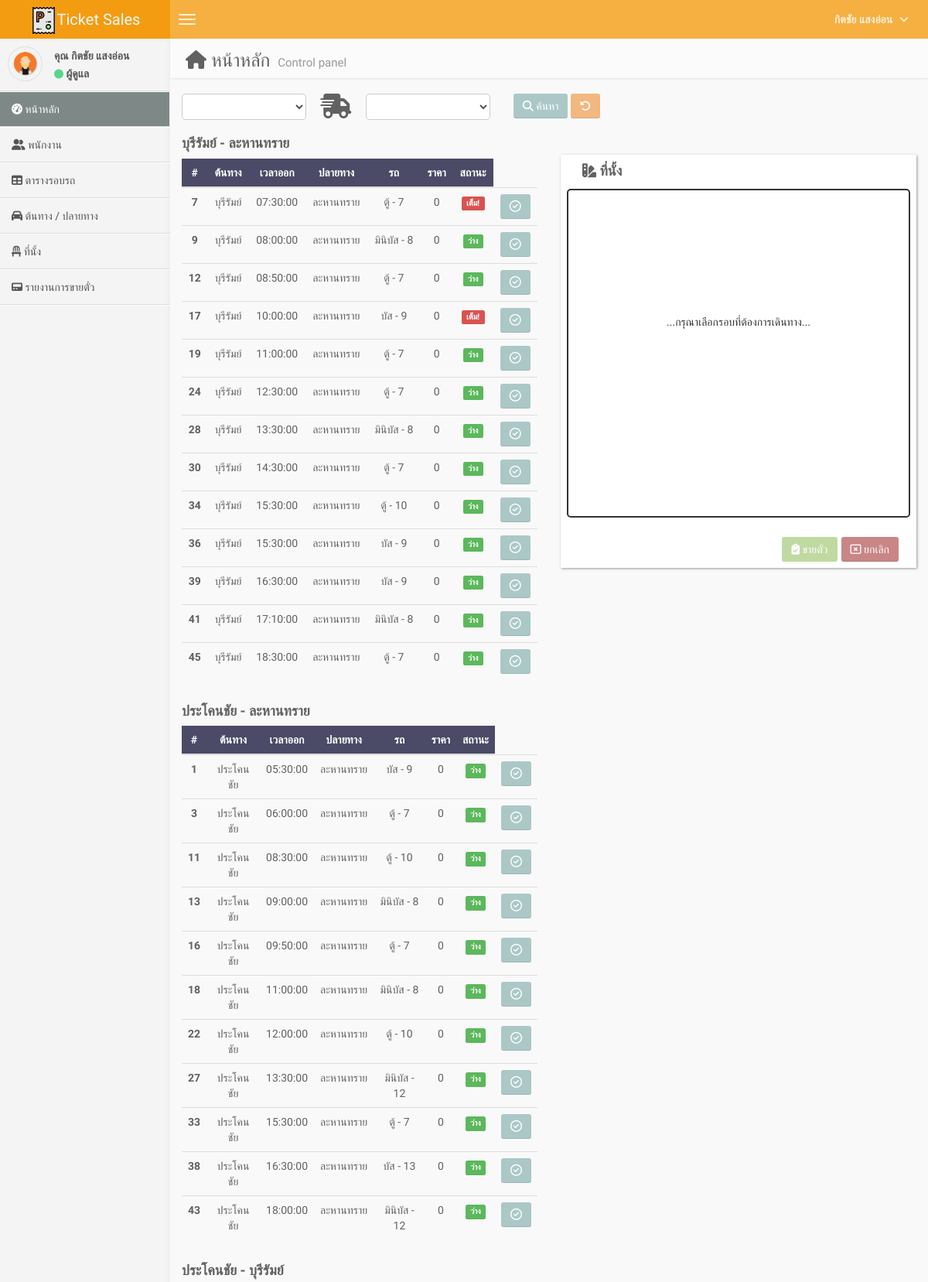
The app's page /index.php (signed in, upper part) with its own data.
### tables this page shows
CREATE TABLE `tb_user` (
  `u_id` int(11) NOT NULL,
  `u_email` varchar(70) NOT NULL,
  `u_password` varchar(280) NOT NULL,
  `u_first_name` varchar(180) NOT NULL,
  `u_last_name` varchar(80) NOT NULL,
  `u_address` varchar(300) NOT NULL,
  `u_role` int(11) NOT NULL DEFAULT 0,
  `u_tel` varchar(10) NOT NULL
);

CREATE TABLE `tb_round_out` (
  `ro_id` int(11) NOT NULL,
  `ro_place_start` int(11) NOT NULL,
  `ro_place_end` int(11) NOT NULL,
  `ro_time_start` time NOT NULL,
  `ro_price` int(11) NOT NULL DEFAULT 0,
  `ro_bus` int(11) NOT NULL
);

CREATE TABLE `tb_place_start` (
  `ps_id` int(11) NOT NULL,
  `ps_name` varchar(80) NOT NULL
);

CREATE TABLE `tb_place_end` (
  `pe_id` int(11) NOT NULL,
  `pe_name` varchar(80) NOT NULL
);

CREATE TABLE `tb_bus` (
  `b_id` int(11) NOT NULL,
  `b_name` varchar(80) NOT NULL
);

### index.php (the view, shortened to what the rows shown need)
<?php
require "connect.php";
$id = $_SESSION["user_id"];
$role = $_SESSION["user_role"];
$SQL = "SELECT * FROM tb_user WHERE u_id = '{$id}'";
$objQuery = mysqli_query($con, $SQL);
$user = mysqli_fetch_assoc($objQuery);
$SQL = "SELECT * FROM tb_round_out
            INNER JOIN tb_bus ON tb_round_out.ro_bus = tb_bus.b_id
            INNER JOIN tb_place_start ON tb_round_out.ro_place_start = tb_place_start.ps_id
            INNER JOIN tb_place_end ON tb_round_out.ro_place_end = tb_place_end.pe_id ORDER BY ro_time_start";
$rountQuery = mysqli_query($con, $SQL);
$SQL = "SELECT COUNT(*) as bs_count_round, bs_round_out FROM `tb_book_seat` GROUP BY bs_round_out";
$count_round = mysqli_query($con, $SQL);
$SQL = "SELECT * FROM tb_round_out
        INNER JOIN tb_place_start ON tb_round_out.ro_place_start = tb_place_start.ps_id
        INNER JOIN tb_place_end ON tb_round_out.ro_place_end = tb_place_end.pe_id
        GROUP BY ro_place_start, ro_place_end";
$groupPlaceQuery = mysqli_query($con, $SQL);
?>
<!DOCTYPE html>
<html>
<head>
    <link href="css/bootstrap.min.css" rel="stylesheet" type="text/css" />
    <link rel="stylesheet" href="node_modules\@fortawesome\fontawesome-free\css\all.min.css">
    <link href="css/AdminLTE.css" rel="stylesheet" type="text/css" />
    <link href="css/custom.css" rel="stylesheet" type="text/css" />
</head>
<body class="skin-blue" >
    <header class="header" id="body-header">
        <nav class="navbar navbar-static-top" role="navigation">
            <div class="navbar-right">
                <ul class="nav navbar-nav">
                    <li class="dropdown user user-menu">
                        <a href="#" class="dropdown-toggle" data-toggle="dropdown">
                            <span> <?= $user["u_first_name"] . " " . $user["u_last_name"] ?>  </span>
                            <i class="fas fa-angle-down" style="font-size: 14px;margin-left: 5px;"></i>
                        </a>
                    </li>
                </ul>
            </div>
        </nav>
    </header>
    <div class="wrapper row-offcanvas row-offcanvas-left" id="body-content">
        <aside class="left-side sidebar-offcanvas">
            <section class="sidebar">
                <div class="user-panel">
                    <div class="pull-left info">
                        <p>คุณ <?= $user["u_first_name"] . " " . $user["u_last_name"] ?> </p>
                        <div>
                            <i class="fas fa-circle" style="font-size: 12px;color:#58D68D"></i>
                            <?= $role == 1 ? "ผู้ดูแล" : "พนักงาน" ?>
                        </div>
                    </div>
                </div>
            </section>
        </aside>
        <aside class="right-side">
            <section class="content-header">
                <h1 style="color: #616161;">
                    <i class="fas fa-home"></i>
                    หน้าหลัก
                    <small>Control panel</small>
                </h1>
            </section>
            <section class="content">
                <div class="row">
                    <div class="col-md-6">
                        <div style="margin-top: 15px;">
                                <?php
                                    $rountResult = mysqli_fetch_all($rountQuery, MYSQLI_ASSOC);
                                    $seat_count_round = mysqli_fetch_all($count_round, MYSQLI_ASSOC);
                                    while($rowGroup = mysqli_fetch_assoc($groupPlaceQuery)){
                                ?>
                                    <h4 style="color: #616161;"><b><?= $rowGroup['ps_name']. " - " .$rowGroup['pe_name'] ?></b></h4>
                                    <div style="overflow-x: auto;">
                                    <table class="table text-center" >
                                        <thead style="background-color: #4B4A67; color: white;">
                                            <tr>
                                                <th scope="col">#</th>
                                                <th scope="col">ต้นทาง</th>
                                                <th scope="col">เวลาออก</th>
                                                <th scope="col">ปลายทาง</th>
                                                <th scope="col">รถ</th>
                                                <th scope="col">ราคา</th>
                                                <th scope="col">สถานะ</th>
                                            </tr>
                                        </thead>
                                        <tbody style="color: #616161;">
                                            <?php
                                                $i = 1;
                                                foreach ($rountResult as $row) {
                                                    if($row["ro_place_start"] == $rowGroup["ro_place_start"]&&$row["ro_place_end"] == $rowGroup["ro_place_end"]) {
                                                        $SQL = "SELECT COUNT(*) FROM tb_seat WHERE seat_bus = {$row['b_id']}";
                                                        $count_seat_in_bus = mysqli_fetch_row(mysqli_query($con, $SQL))[0];
                                                        $check_full_seat = false;
                                                        foreach($seat_count_round as $check_seat){
                                                            if($check_seat["bs_round_out"] == $row["ro_id"] && $check_seat["bs_count_round"] == $count_seat_in_bus){
                                                                $check_full_seat = true;
                                                            }
                                                        }
                                            ?>
                                                    <tr class="<?= $_GET['ro_id'] == $row['ro_id'] ? 'select-row-seat' : null ?>">
                                                        <th scope="row"><?= $i ?></th>
                                                        <td><?= $row["ps_name"] ?></td>
                                                        <td><?= $row["ro_time_start"] ?></td>
                                                        <td><?= $row["pe_name"] ?></td>
                                                        <td><?= $row["b_name"]. " - " .$row["b_id"] ?></td>
                                                        <td><?= $row["ro_price"] ?></td>
                                                        <td><p class="label <?= $check_full_seat? 'label-danger':'label-success'?>"><?= $check_full_seat? 'เต็ม!':'ว่าง' ?></p></td>
                                                        <td>
                                                            <?php
                                                            $pach_search = isset($_GET["btn_search"]) ? "&search_start={$_GET['search_start']}&search_end={$_GET['search_end']}&btn_search=" : null
                                                            ?>
                                                            <a href="<?= "?clean_seant&ro_id=". $row['ro_id'] . "&bus_id=" . $row['b_id'] . "&price=" . $row["ro_price"] ?><?= $pach_search ?>">
                                                                <button class="btn btn-primary">
                                                                    <i class="far fa-check-circle" style="font-size: 15px;"></i>
                                                                </button>
                                                            </a>
                                                        </td>
                                                    </tr>
                                            <?php
                                                    }
                                                    $i++;
                                                }
                                            ?>
                                        </tbody>
                                    </table>
                                    </div>
                                <?php
                                    };
                                ?>
                        </div>
                    </div>
            </div>
            </section>
        </aside>
    </div>
</body>
</html>

### records on screen
tb_user: u_first_name "กิตชัย", u_last_name "แสงอ่อน"
tb_round_out: ro_place_start.ps_name "บุรีรัมย์", ro_place_end.pe_name "ละหานทราย", ro_time_start "07:30:00", ro_bus.b_name "ตู้", ro_bus.b_id "7", ro_price "0", shows "เต็ม!"
tb_round_out: ro_place_start.ps_name "บุรีรัมย์", ro_time_start "08:00:00", ro_place_end.pe_name "ละหานทราย", ro_bus.b_name "มินิบัส", ro_bus.b_id "8", ro_price "0", shows "ว่าง"
tb_round_out: ro_place_start.ps_name "บุรีรัมย์", ro_time_start "08:50:00", ro_place_end.pe_name "ละหานทราย", ro_bus.b_name "ตู้", ro_bus.b_id "7", ro_price "0", shows "ว่าง"
tb_round_out: ro_place_start.ps_name "บุรีรัมย์", ro_time_start "10:00:00", ro_place_end.pe_name "ละหานทราย", ro_bus.b_name "บัส", ro_bus.b_id "9", ro_price "0", shows "เต็ม!"
tb_round_out: ro_place_start.ps_name "บุรีรัมย์", ro_time_start "11:00:00", ro_place_end.pe_name "ละหานทราย", ro_bus.b_name "ตู้", ro_bus.b_id "7", ro_price "0", shows "ว่าง"
tb_round_out: ro_place_start.ps_name "บุรีรัมย์", ro_time_start "12:30:00", ro_place_end.pe_name "ละหานทราย", ro_bus.b_name "ตู้", ro_bus.b_id "7", ro_price "0", shows "ว่าง"
tb_round_out: ro_place_start.ps_name "บุรีรัมย์", ro_time_start "13:30:00", ro_place_end.pe_name "ละหานทราย", ro_bus.b_name "มินิบัส", ro_bus.b_id "8", ro_price "0", shows "ว่าง"
tb_round_out: ro_place_start.ps_name "บุรีรัมย์", ro_time_start "14:30:00", ro_place_end.pe_name "ละหานทราย", ro_bus.b_name "ตู้", ro_bus.b_id "7", ro_price "0", shows "ว่าง"
tb_round_out: ro_place_start.ps_name "บุรีรัมย์", ro_time_start "15:30:00", ro_place_end.pe_name "ละหานทราย", ro_bus.b_name "ตู้", ro_bus.b_id "10", ro_price "0", shows "ว่าง"
tb_round_out: ro_place_start.ps_name "บุรีรัมย์", ro_time_start "15:30:00", ro_place_end.pe_name "ละหานทราย", ro_bus.b_name "บัส", ro_bus.b_id "9", ro_price "0", shows "ว่าง"
tb_round_out: ro_place_start.ps_name "บุรีรัมย์", ro_time_start "16:30:00", ro_place_end.pe_name "ละหานทราย", ro_bus.b_name "บัส", ro_bus.b_id "9", ro_price "0", shows "ว่าง"
tb_round_out: ro_place_start.ps_name "บุรีรัมย์", ro_time_start "17:10:00", ro_place_end.pe_name "ละหานทราย", ro_bus.b_name "มินิบัส", ro_bus.b_id "8", ro_price "0", shows "ว่าง"
tb_round_out: ro_place_start.ps_name "บุรีรัมย์", ro_time_start "18:30:00", ro_place_end.pe_name "ละหานทราย", ro_bus.b_name "ตู้", ro_bus.b_id "7", ro_price "0", shows "ว่าง"
tb_round_out: ro_place_start.ps_name "ประโคนชัย", ro_place_end.pe_name "ละหานทราย", ro_time_start "05:30:00", ro_bus.b_name "บัส", ro_bus.b_id "9", ro_price "0", shows "ว่าง"
tb_round_out: ro_place_start.ps_name "ประโคนชัย", ro_time_start "06:00:00", ro_place_end.pe_name "ละหานทราย", ro_bus.b_name "ตู้", ro_bus.b_id "7", ro_price "0", shows "ว่าง"
tb_round_out: ro_place_start.ps_name "ประโคนชัย", ro_time_start "08:30:00", ro_place_end.pe_name "ละหานทราย", ro_bus.b_name "ตู้", ro_bus.b_id "10", ro_price "0", shows "ว่าง"
tb_round_out: ro_place_start.ps_name "ประโคนชัย", ro_time_start "09:00:00", ro_place_end.pe_name "ละหานทราย", ro_bus.b_name "มินิบัส", ro_bus.b_id "8", ro_price "0", shows "ว่าง"
tb_round_out: ro_place_start.ps_name "ประโคนชัย", ro_time_start "09:50:00", ro_place_end.pe_name "ละหานทราย", ro_bus.b_name "ตู้", ro_bus.b_id "7", ro_price "0", shows "ว่าง"
tb_round_out: ro_place_start.ps_name "ประโคนชัย", ro_time_start "11:00:00", ro_place_end.pe_name "ละหานทราย", ro_bus.b_name "มินิบัส", ro_bus.b_id "8", ro_price "0", shows "ว่าง"
tb_round_out: ro_place_start.ps_name "ประโคนชัย", ro_time_start "12:00:00", ro_place_end.pe_name "ละหานทราย", ro_bus.b_name "ตู้", ro_bus.b_id "10", ro_price "0", shows "ว่าง"
tb_round_out: ro_place_start.ps_name "ประโคนชัย", ro_time_start "13:30:00", ro_place_end.pe_name "ละหานทราย", ro_bus.b_name "มินิบัส", ro_bus.b_id "12", ro_price "0", shows "ว่าง"
tb_round_out: ro_place_start.ps_name "ประโคนชัย", ro_time_start "15:30:00", ro_place_end.pe_name "ละหานทราย", ro_bus.b_name "ตู้", ro_bus.b_id "7", ro_price "0", shows "ว่าง"
tb_round_out: ro_place_start.ps_name "ประโคนชัย", ro_time_start "16:30:00", ro_place_end.pe_name "ละหานทราย", ro_bus.b_name "บัส", ro_bus.b_id "13", ro_price "0", shows "ว่าง"
tb_round_out: ro_place_start.ps_name "ประโคนชัย", ro_time_start "18:00:00", ro_place_end.pe_name "ละหานทราย", ro_bus.b_name "มินิบัส", ro_bus.b_id "12", ro_price "0", shows "ว่าง"
tb_round_out: ro_place_start.ps_name "ประโคนชัย", ro_place_end.pe_name "บุรีรัมย์"
